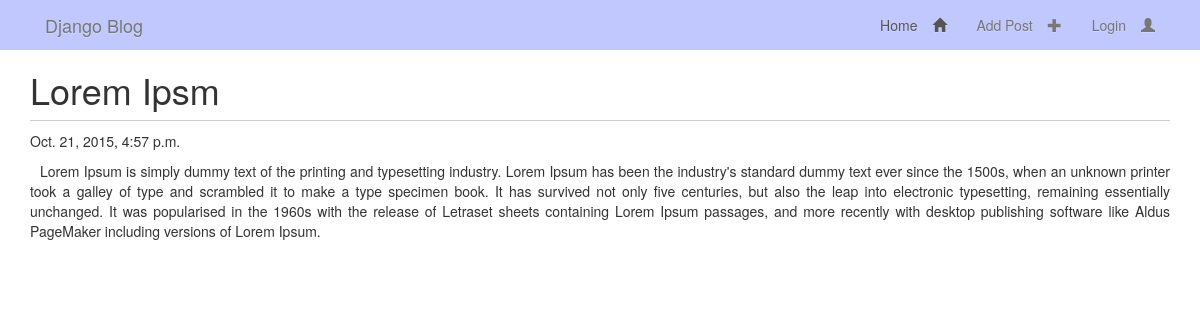
The app's page /blog/post/3/, older data.
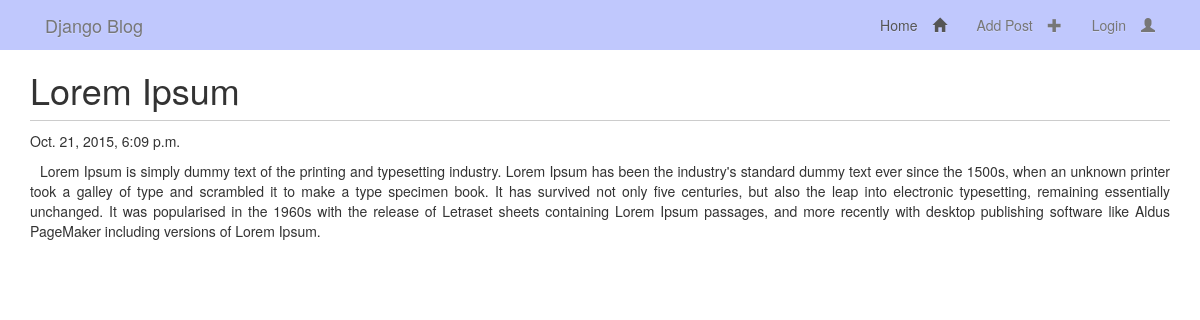
The same page, newer data.
### blog/models.py (models this page shows, shortened)
class Post(models.Model):
    author = models.ForeignKey('auth.User')
    title = models.CharField(max_length=200)
    text = models.TextField()
    created_date = models.DateTimeField(
                    default=timezone.now)
    published_date = models.DateTimeField(
                    blank=True, null=True)

### blog/views.py (the view)
# urls.py: url(r'^post/(?P<pk>[0-9]+)/$', PostDetailView.as_view(), name='post_detail'),
class PostDetailView(DetailView):
    model = Post
    queryset = Post.objects.all()
    print queryset

### blog/templates/blog/post_detail.html (shortened to what this page needs)
{% extends "base.html" %}
{% block content %}
<div class="container">
    <div class="post">
        <h1 class="post_title">{{ post.title }}</h1>
           {% if post.published_date %}
            <div class="date">
                {{ post.published_date }}
            </div>
        {% endif %}
        <p class="content">{{ post.text|linebreaks }}</p>
    </div>
</div>
{% endblock %}

Row changes from the older to the newer data that the page shows:
changed Post: title "Lorem Ipsm" → "Lorem Ipsum"; published_date "Oct. 21, 2015, 4:57 p.m." → "Oct. 21, 2015, 6:09 p.m."
